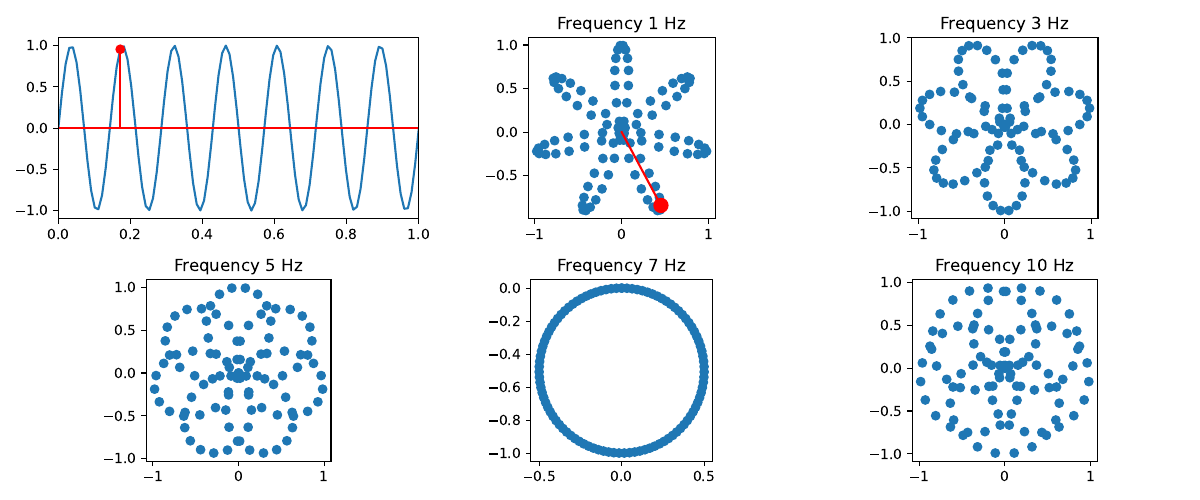

Generate this figure with Python:
import numpy as np
import matplotlib.pyplot as plt

fs = 100
f = 7
t = np.linspace(0, 1, fs)
signal0 = np.sin(2 * np.pi * f * t)

w = np.array([1, 3, 5, 7, 10])

fig, ax = plt.subplots(nrows=2, ncols=3, figsize=(12, 5))
ax[0,0].plot(t, signal0)
ax[0,0].set_xlim(0, 1)

z = [0] * len(w)
for i in range(len(w)):
    z[i] = signal0 * np.exp(-2j * np.pi * w[i] * t)
    row, col = divmod(i + 1, 3)
    ax[row, col].scatter(np.real(z[i]), np.imag(z[i]))
    ax[row, col].set_aspect('equal')
    ax[row, col].set_title(f"Frequency {w[i]} Hz")

time_sample = 17
ax[0, 0].stem(t[time_sample], signal0[time_sample], 'r')
ax[0, 0].hlines(0, t[0], t[-1], color='r')
ax[0, 0].set_xlim(0, 1)
complex_z = signal0[time_sample] * np.exp(-2j * np.pi*1*t[time_sample])
ax[0, 1].plot(np.real(complex_z), np.imag(complex_z), marker='o', markersize=10, color='r')
ax[0, 1].plot([np.real(complex_z), 0], [np.imag(complex_z), 0], color='r')
plt.tight_layout()
plt.savefig("ex2.pdf")
plt.show()


